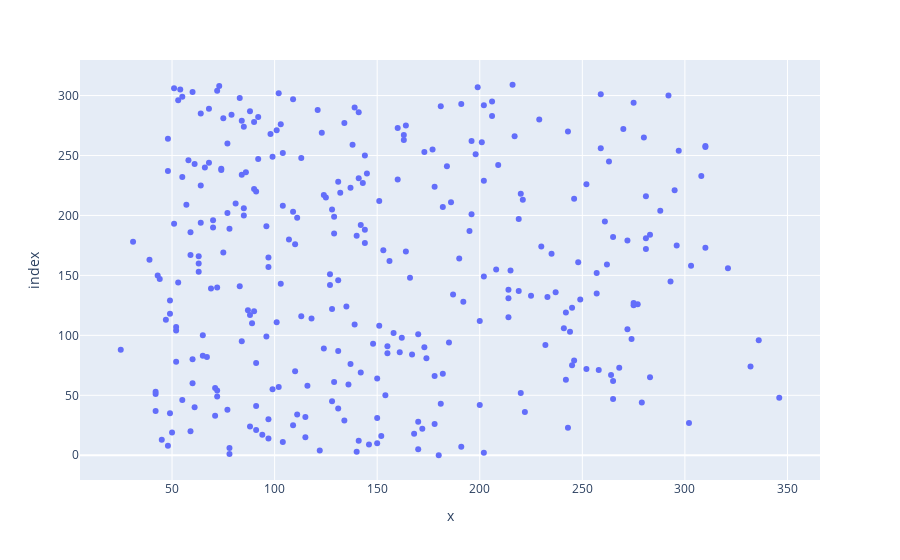

Notebook cell for this chart:
### Code cell
px.scatter(X_train,y_train)

### Figure 1 — Plotly figure (JSON) as saved in the notebook; plotly's stock layout.template omitted (floating-point values rounded to 4 significant figures; data arrays with more than 128 entries replaced by an {"elided": "..."} marker saying what was removed)
{"data": [{"hovertemplate": "x=%{x}<br>index=%{y}<extra></extra>", "legendgroup": "", "marker": {"color": "#636efa", "symbol": "circle"}, "mode": "markers", "name": "", "orientation": "h", "showlegend": false, "type": "scatter", "x": {"elided": "310 int values"}, "xaxis": "x", "y": {"elided": "310 int values"}, "yaxis": "y"}], "layout": {"legend": {"tracegroupgap": 0}, "margin": {"t": 60}, "xaxis": {"anchor": "y", "domain": [0, 1], "title": {"text": "x"}}, "yaxis": {"anchor": "x", "domain": [0, 1], "title": {"text": "index"}}}}
